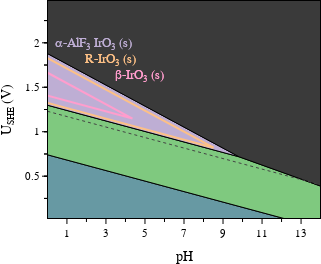

This figure's notebook cell:
### Code cell
my_plotly_plot(
    figure=fig,
    # plot_name="bulk_pourbaix_wo_alpha",
    plot_name="bulk_pourbaix",
    write_html=True,
    write_png=False,
    png_scale=6.0,
    write_pdf=True,
    write_svg=False,
    try_orca_write=True,
    )

fig.show()

### Figure 1 — Plotly figure (JSON) as saved in the notebook; plotly's stock layout.template omitted (floating-point values rounded to 4 significant figures)
{"data": [{"fill": "toself", "fillcolor": "#6799A3", "hoverinfo": "none", "line": {"color": "black", "width": 1}, "mode": "lines", "name": "Ir", "showlegend": true, "type": "scatter", "x": [12.54, -8.882e-16, 0, 12.54], "y": [-2.22e-16, 0, 0.741, -2.22e-16]}, {"hoverinfo": "name", "mode": "lines", "name": "Ir", "showlegend": false, "text": ["Ir"], "textfont": {"color": "black", "family": "Arial", "size": 12}, "textposition": "bottom center", "type": "scatter", "x": [4.18], "y": [0.247]}, {"fill": "toself", "fillcolor": "#7FC97F", "hoverinfo": "none", "line": {"color": "black", "width": 1}, "mode": "lines", "name": "IrO2", "showlegend": true, "type": "scatter", "x": [0, 0, 9.828, 14.0, 14, 12.54, 0], "y": [0.741, 1.299, 0.7177, 0.3889, 0, -2.22e-16, 0.741]}, {"hoverinfo": "name", "mode": "lines", "name": "IrO2", "showlegend": false, "text": ["IrO2"], "textfont": {"color": "black", "family": "Arial", "size": 12}, "textposition": "bottom center", "type": "scatter", "x": [8.394], "y": [0.5244]}, {"fill": "toself", "fillcolor": "#BEAED4", "hoverinfo": "none", "line": {"color": "black", "width": 1}, "mode": "lines", "name": "IrO3_a-AlF3", "showlegend": true, "type": "scatter", "x": [9.828, 0, -8.882e-16, 9.828], "y": [0.7177, 1.299, 1.879, 0.7177]}, {"hoverinfo": "name", "mode": "lines", "name": "IrO3_a-AlF3", "showlegend": false, "text": ["IrO3_a-AlF3"], "textfont": {"color": "black", "family": "Arial", "size": 12}, "textposition": "bottom center", "type": "scatter", "x": [3.276], "y": [1.299]}, {"fill": "toself", "fillcolor": "#3a3a3a", "hoverinfo": "none", "line": {"color": "black", "width": 1}, "mode": "lines", "name": "IrO4-", "showlegend": true, "type": "scatter", "x": [14.0, 9.828, -8.882e-16, 8.882e-16, 14, 14.0], "y": [0.3889, 0.7177, 1.879, 2.5, 2.5, 0.3889]}, {"hoverinfo": "name", "mode": "lines", "name": "IrO4-", "showlegend": false, "text": ["IrO4-"], "textfont": {"color": "black", "family": "Arial", "size": 12}, "textposition": "bottom center", "type": "scatter", "x": [7.566], "y": [1.597]}, {"line": {"color": "#FDC086", "width": 2}, "mode": "lines", "type": "scatter", "x": [8.52, -2.0, -2.0, 8.52], "y": [0.8207, 1.442, 2.064, 0.8207]}, {"line": {"color": "#ff9dcd", "width": 2}, "mode": "lines", "type": "scatter", "x": [4.359, -2.0, -2.0, 4.359], "y": [1.149, 1.524, 1.9, 1.149]}, {"line": {"color": "#444444", "dash": "dot", "width": 1}, "mode": "lines", "name": "lines", "type": "scatter", "x": [0, 14], "y": [1.23, 0.4026]}, {"type": "scatter", "xaxis": "x2"}, {"type": "scatter", "yaxis": "y2"}, {"type": "scatter", "yaxis": "y3"}], "layout": {"annotations": [{"font": {"color": "#BEAED4", "size": 13.33}, "showarrow": false, "text": "α-AlF<sub>3</sub> IrO<sub>3</sub> (s)", "x": 0.02, "xanchor": "left", "xref": "paper", "y": 0.85, "yanchor": "top", "yref": "paper", "yshift": 0}, {"font": {"color": "#FDC086", "size": 13.33}, "showarrow": false, "text": "R-IrO<sub>3</sub> (s)", "x": 0.13, "xanchor": "left", "xref": "paper", "y": 0.775, "yanchor": "top", "yref": "paper", "yshift": 0}, {"font": {"color": "#ff9dcd", "size": 13.33}, "showarrow": false, "text": "β-IrO<sub>3</sub> (s)", "x": 0.24, "xanchor": "left", "xref": "paper", "y": 0.7, "yanchor": "top", "yref": "paper", "yshift": 0}, {"font": {"color": "#BEAED4", "size": 13.33}, "showarrow": false, "text": "α-AlF<sub>3</sub> IrO<sub>3</sub> (s)", "x": 0.02, "xanchor": "left", "xref": "paper", "y": 0.85, "yanchor": "top", "yref": "paper", "yshift": 0}, {"font": {"color": "#FDC086", "size": 13.33}, "showarrow": false, "text": "R-IrO<sub>3</sub> (s)", "x": 0.13, "xanchor": "left", "xref": "paper", "y": 0.775, "yanchor": "top", "yref": "paper", "yshift": 0}, {"font": {"color": "#ff9dcd", "size": 13.33}, "showarrow": false, "text": "β-IrO<sub>3</sub> (s)", "x": 0.24, "xanchor": "left", "xref": "paper", "y": 0.7, "yanchor": "top", "yref": "paper", "yshift": 0}], "font": {"color": "black", "family": "Arial"}, "height": 264.6, "margin": {"b": 0, "l": 0, "r": 0, "t": 0}, "paper_bgcolor": "rgba(255,255,255,0.9)", "plot_bgcolor": "rgba(255,255,255,0.)", "showlegend": false, "width": 321.3, "xaxis": {"dtick": 2, "linecolor": "black", "mirror": true, "range": [0.03, 13.97], "showgrid": false, "showline": true, "tick0": 1, "tickcolor": "black", "tickfont": {"color": "black", "size": 10.67}, "ticks": "outside", "title": {"font": {"color": "black"}, "text": "pH"}, "type": "linear", "zeroline": false}, "xaxis2": {"dtick": 2, "linecolor": "black", "mirror": true, "range": [0.03, 13.97], "showgrid": false, "showline": true, "showticklabels": false, "tick0": 0, "tickcolor": "black", "tickfont": {"color": "black", "size": 10.67}, "ticklen": 3, "ticks": "outside", "title": {"text": ""}, "zeroline": false}, "yaxis": {"linecolor": "black", "mirror": true, "range": [0.03, 2.47], "showgrid": false, "showline": true, "tickcolor": "black", "tickfont": {"color": "black", "size": 10.67}, "ticks": "outside", "title": {"font": {"color": "black"}, "text": "U<sub>SHE</sub> (V)"}, "type": "linear", "zeroline": false}, "yaxis2": {"dtick": 0.25, "linecolor": "black", "mirror": true, "range": [0.03, 2.47], "showgrid": false, "showline": true, "showticklabels": false, "tickcolor": "black", "tickfont": {"color": "black", "size": 10.67}, "ticklen": 3, "ticks": "outside", "title": {"text": ""}, "zeroline": false}, "yaxis3": {"dtick": 0.25, "linecolor": "black", "mirror": true, "range": [0.03, 2.47], "showgrid": false, "showline": true, "showticklabels": false, "tickcolor": "black", "tickfont": {"color": "black", "size": 10.67}, "ticklen": 3, "ticks": "outside", "title": {"text": ""}, "zeroline": false}}}
